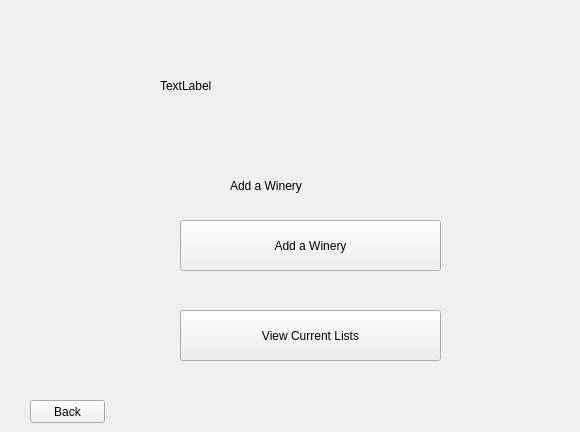
    <widget class="QWidget" name="page_addWineryInAdmin">
     <widget class="QPushButton" name="pushButton_viewCurrentLists_addWinery">
      <property name="geometry">
       <rect>
        <x>180</x>
        <y>310</y>
        <width>261</width>
        <height>51</height>
       </rect>
      </property>
      <property name="text">
       <string>View Current Lists</string>
      </property>
     </widget>
     <widget class="QLabel" name="label_CVLogoAdmin">
      <property name="geometry">
       <rect>
        <x>160</x>
        <y>20</y>
        <width>311</width>
        <height>131</height>
       </rect>
      </property>
      <property name="text">
       <string>TextLabel</string>
      </property>
     </widget>
     <widget class="QLabel" name="label_Add_winery_title">
      <property name="geometry">
       <rect>
        <x>230</x>
        <y>170</y>
        <width>341</width>
        <height>31</height>
       </rect>
      </property>
      <property name="text">
       <string>Add a Winery</string>
      </property>
     </widget>
     <widget class="QPushButton" name="pushButton_11">
      <property name="geometry">
       <rect>
        <x>180</x>
        <y>220</y>
        <width>261</width>
        <height>51</height>
       </rect>
      </property>
      <property name="text">
       <string>Add a Winery</string>
      </property>
     </widget>
     <widget class="QPushButton" name="pushButton_backAddWinery">
      <property name="geometry">
       <rect>
        <x>30</x>
        <y>400</y>
        <width>75</width>
        <height>23</height>
       </rect>
      </property>
      <property name="text">
       <string>Back</string>
      </property>
     </widget>
    </widget>
